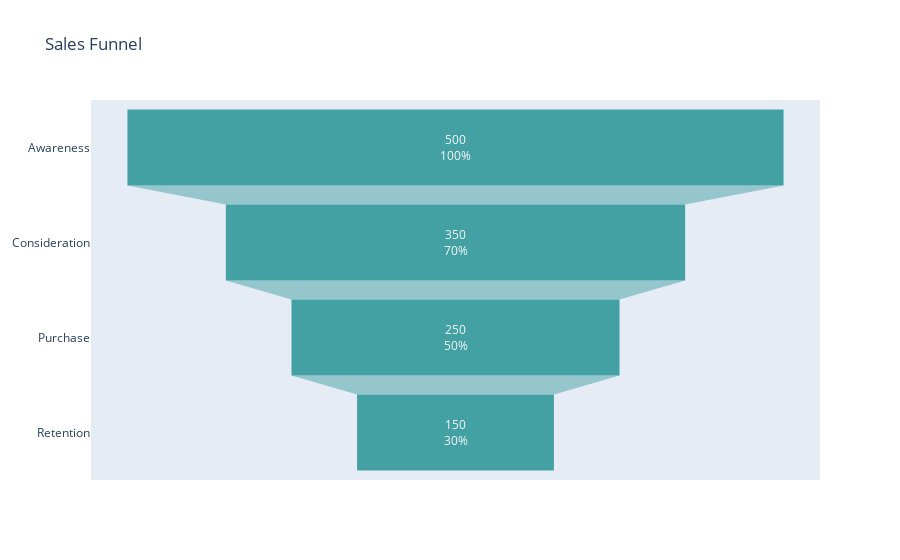

Notebook code for this chart:
### Code cell
# Create an interactive funnel chart of sales funnel stages
labels = ['Awareness', 'Consideration', 'Purchase', 'Retention']
values = [500, 350, 250, 150]

fig = go.Figure(go.Funnel(
    y=labels,
    x=values,
    textinfo='value+percent initial',
    marker=dict(color='teal'),
    opacity=0.7
))

fig.update_layout(title='Sales Funnel')
fig.show()

### Figure 1 — Plotly figure (JSON) as saved in the notebook; plotly's stock layout.template omitted (floating-point values rounded to 4 significant figures)
{"data": [{"marker": {"color": "teal"}, "opacity": 0.7, "textinfo": "value+percent initial", "type": "funnel", "x": [500, 350, 250, 150], "y": ["Awareness", "Consideration", "Purchase", "Retention"]}], "layout": {"title": {"text": "Sales Funnel"}}}
